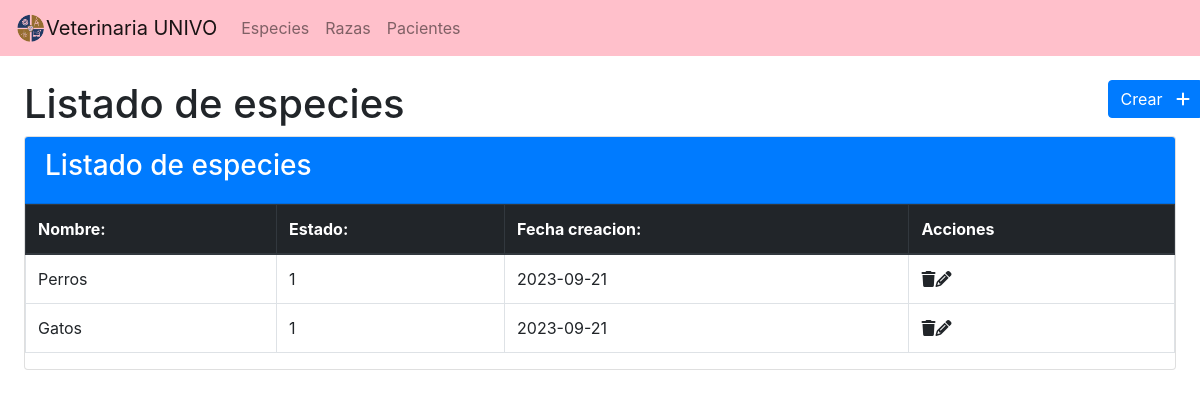
Page /views/especies/index.php on the committed database.
### tables this page shows
CREATE TABLE `tbl_especies` (
  `id_especie` int(11) NOT NULL,
  `nombre` varchar(255) NOT NULL,
  `estado` tinyint(4) NOT NULL,
  `creado_por` int(11) NOT NULL,
  `actualizado_por` int(11) NOT NULL,
  `fecha` date NOT NULL,
  `fecha_creacion` datetime NOT NULL,
  `fecha_actualizacion` datetime NOT NULL
);

### db/db.php (called while the page is built)
<?php
function conectarDb()
{
  $servername = "localhost";
  $username = "root";
  $password = "";
  $conn = '';
  try {
    $conn = new PDO("mysql:host=$servername;dbname=veterinaria", $username, $password);
    $conn->setAttribute(PDO::ATTR_ERRMODE, PDO::ERRMODE_EXCEPTION);
    return $conn;
  } catch (PDOException $e) {
    echo "Connection failed: " . $e->getMessage();
  }
  return $conn;
}

### controllers/EspeciesController.php (called while the page is built)
<?php
include $_SERVER['DOCUMENT_ROOT'] . '/veterinaria-php-puro/db/db.php';
function obtenerEspecies()
{
    $query = "SELECT * FROM tbl_especies";
    $ejecutar = conectarDb()->prepare($query);
    $ejecutar->execute();
    $data = $ejecutar->fetchAll(PDO::FETCH_OBJ);
    return $data;
}

### views/especies/index.php (the view, shortened to what this page needs)
<?php
require '../../controllers/EspeciesController.php';
$css = CDN_BS_CSS;
$icons = CDN_ICONOS;
$data = obtenerEspecies();
?>
<!DOCTYPE html>
<html lang="en">
<head>
    <?= $css ?>
    <?= $icons ?>
</head>
<body>
    <nav class="navbar navbar-expand-lg navbar-light" style="background-color: #FFC0CB;">
        <a class="navbar-brand" href="../../index.php"> <img src="../../img/logo.png" width="30" height="30" class="d-inline-block align-top" alt="">Veterinaria UNIVO</a>
        <div class="collapse navbar-collapse" id="navbarSupportedContent">
            <ul class="navbar-nav mr-auto">
                <li class="nav-item text-white">
                    <a class="nav-link" href="index.php">Especies</a>
                </li>
                <li class="nav-item text-white">
                    <a class="nav-link " href="../razas/index.php">Razas</a>
                </li>
                <li class="nav-item">
                    <a class="nav-link" href="../pacientes/index.php">Pacientes</a>
                </li>
            </ul>
        </div>
    </nav>
    <div class="row p-4">
        <div class="col-md-11">
            <h1>Listado de especies</h1>
        </div>
        <div class="col-md-1 text-right">
            <a href="" class=" btn btn-primary text-center">Crear &nbsp; <i class="fas fa-plus"></i></a>
        </div>
        <div class="col-md-12">
            <div class="card">
                <div class="card-header bg-primary">
                    <h3 class="text-white">Listado de especies</h3>
                </div>
                <div class="card-body p-0">
                    <table class="table table-bordered table-stripped">
                        <thead class="thead-dark">
                            <th>Nombre: </th>
                            <th>Estado: </th>
                            <th>Fecha creacion: </th>
                            <th>Acciones</th>
                        </thead>
                        <tbody>
                            <?php
                            foreach ($data as $especie) {
                            ?>
                                <tr>
                                    <td><?= $especie->nombre ?></td>
                                    <td><?= $especie->estado ?></td>
                                    <td><?= $especie->fecha ?></td>
                                    <td><i class="fas fa-trash"></i><i class="fas fa-pencil"></i></td>
                                </tr>
                            <?php
                            }
                            ?>
                        </tbody>
                    </table>
                </div>
            </div>
        </div>
    </div>
</body>
</html>

### rows in the picture
tbl_especies: nombre "Perros", estado "1", fecha "2023-09-21"
tbl_especies: nombre "Gatos", estado "1", fecha "2023-09-21"
